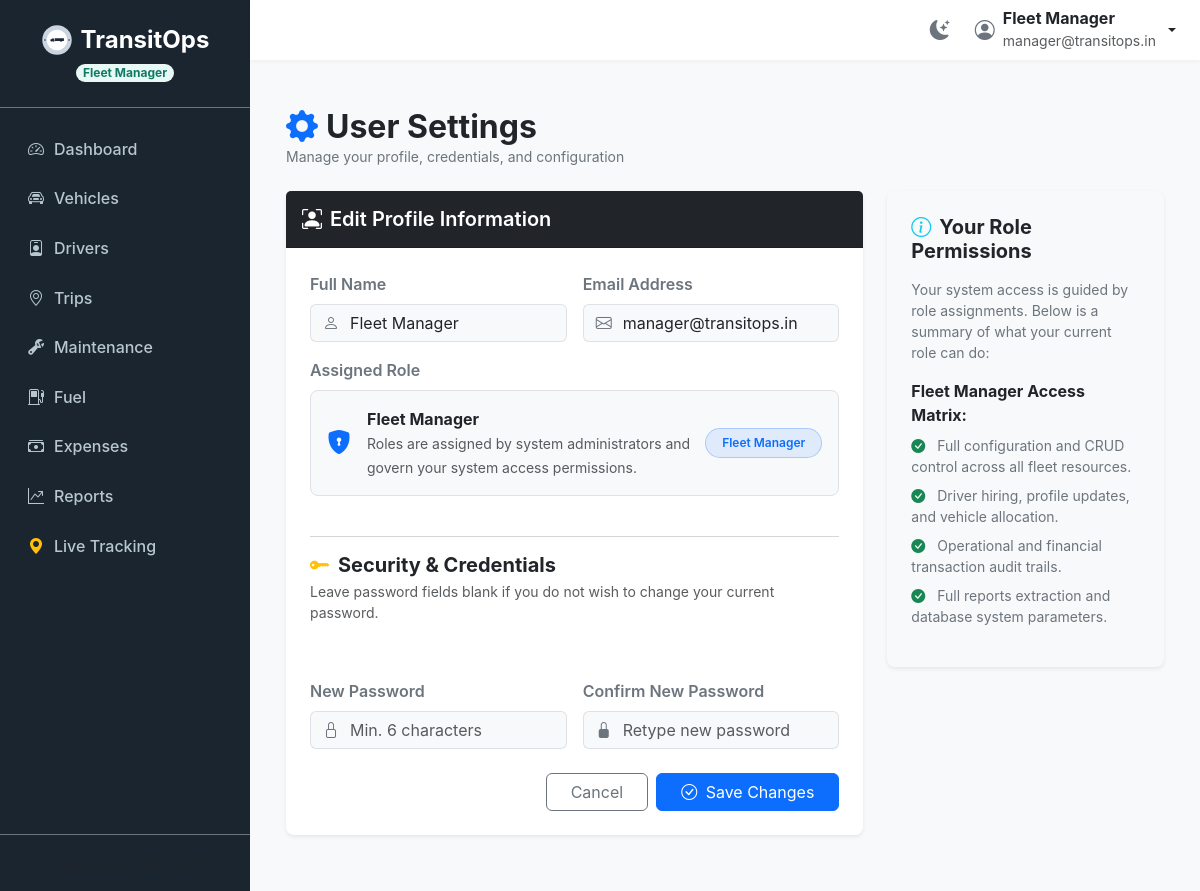
The app's page /settings (signed in) with its own data.
### tables this page shows
CREATE TABLE users (
            id INTEGER PRIMARY KEY AUTOINCREMENT,
            name TEXT NOT NULL,
            email TEXT UNIQUE NOT NULL,
            password TEXT NOT NULL,
            role TEXT NOT NULL
        );

### app.py (the view, shortened to what this page needs)
@app.route('/settings', methods=['GET', 'POST'])
def settings():
    if 'user_id' not in session:
        return redirect(url_for('login'))
    conn = get_db_connection()
    user_id = session['user_id']
    user = conn.execute('SELECT * FROM users WHERE id = ?', (user_id,)).fetchone()
    conn.close()
    return render_template('settings.html', active_page='settings', user=user)

### app.py (called while the page is built, shortened)
@app.before_request
def require_login():
    allowed_routes = ['login', 'static']
    if request.endpoint not in allowed_routes and 'user_id' not in session:
        if request.path.startswith('/api/'):
            return jsonify({'error': 'Unauthorized access.'}), 401
        return redirect(url_for('login'))

@app.context_processor
def inject_driver_trip():
    return {'current_driver_id': None, 'active_trip_id': None}

### database.py (called while the page is built)
def get_db_connection():
    conn = sqlite3.connect(DB_FILE)
    conn.row_factory = sqlite3.Row
    conn.execute('PRAGMA foreign_keys = ON')
    return conn

### templates/settings.html (shortened to what this page needs)
{% extends 'base.html' %}
{% block content %}
<div class="container-fluid py-2">
  <div class="d-flex justify-content-between align-items-center mb-4">
    <div>
      <h2 class="fw-bold text-dark m-0"><i class="bi bi-gear-fill me-2 text-primary"></i>User Settings</h2>
      <p class="text-secondary small m-0">Manage your profile, credentials, and configuration</p>
    </div>
  </div>
  <div class="row">
    <div class="col-lg-8 col-md-12">
      <div class="card border-0 shadow-sm rounded-3 mb-4">
        <div class="card-header bg-dark text-white p-3">
          <h5 class="card-title m-0 fw-semibold"><i class="bi bi-person-bounding-box me-2"></i>Edit Profile Information</h5>
        </div>
        <div class="card-body p-4">
          <form action="/settings" method="POST" id="form-user-settings">
            <div class="row g-3">
              <div class="col-md-6">
                <label for="name" class="form-label fw-semibold text-secondary">Full Name</label>
                <div class="input-group">
                  <span class="input-group-text bg-light border-end-0"><i class="bi bi-person text-secondary"></i></span>
                  <input type="text" class="form-control bg-light border-start-0 ps-0" id="name" name="name" value="{{ user.name }}" required>
                </div>
              </div>
              <div class="col-md-6">
                <label for="email" class="form-label fw-semibold text-secondary">Email Address</label>
                <div class="input-group">
                  <span class="input-group-text bg-light border-end-0"><i class="bi bi-envelope text-secondary"></i></span>
                  <input type="email" class="form-control bg-light border-start-0 ps-0" id="email" name="email" value="{{ user.email }}" required>
                </div>
              </div>
              <div class="col-12">
                <label class="form-label fw-semibold text-secondary">Assigned Role</label>
                <div class="p-3 bg-light border rounded-3 d-flex align-items-center justify-content-between">
                  <div class="d-flex align-items-center gap-3">
                    <i class="bi bi-shield-lock-fill fs-4 text-primary"></i>
                    <div>
                      <div class="fw-bold text-dark">{{ user.role }}</div>
                      <small class="text-muted">Roles are assigned by system administrators and govern your system access permissions.</small>
                    </div>
                  </div>
                  <span class="badge bg-primary bg-opacity-10 text-primary border border-primary border-opacity-25 px-3 py-2 rounded-pill fw-semibold">{{ user.role }}</span>
                </div>
              </div>
              <div class="col-12 my-4">
                <hr class="text-muted opacity-25">
                <h5 class="fw-bold text-dark mb-1"><i class="bi bi-key-fill me-2 text-warning"></i>Security & Credentials</h5>
                <p class="text-muted small">Leave password fields blank if you do not wish to change your current password.</p>
              </div>
              <div class="col-md-6">
                <label for="new_password" class="form-label fw-semibold text-secondary">New Password</label>
                <div class="input-group">
                  <span class="input-group-text bg-light border-end-0"><i class="bi bi-lock text-secondary"></i></span>
                  <input type="password" class="form-control bg-light border-start-0 ps-0" id="new_password" name="new_password" placeholder="Min. 6 characters">
                </div>
              </div>
              <div class="col-md-6">
                <label for="confirm_password" class="form-label fw-semibold text-secondary">Confirm New Password</label>
                <div class="input-group">
                  <span class="input-group-text bg-light border-end-0"><i class="bi bi-lock-fill text-secondary"></i></span>
                  <input type="password" class="form-control bg-light border-start-0 ps-0" id="confirm_password" name="confirm_password" placeholder="Retype new password">
                </div>
              </div>
            </div>
            <div class="d-flex justify-content-end gap-2 mt-4">
              <a href="/" class="btn btn-outline-secondary px-4" id="btn-cancel-settings">Cancel</a>
              <button type="submit" class="btn btn-primary px-4" id="btn-save-settings">
                <i class="bi bi-check-circle me-1"></i> Save Changes
              </button>
            </div>
          </form>
        </div>
      </div>
    </div>
    <div class="col-lg-4 col-md-12">
      <div class="card border-0 shadow-sm rounded-3 mb-4 bg-light text-dark">
        <div class="card-body p-4">
          <h5 class="fw-bold mb-3"><i class="bi bi-info-circle me-2 text-info"></i>Your Role Permissions</h5>
          <p class="text-secondary small">Your system access is guided by role assignments. Below is a summary of what your current role can do:</p>
          <div class="mt-3">
            <span class="fw-bold text-dark">{{ user.role }} Access Matrix:</span>
            <ul class="list-unstyled mt-2 small text-secondary">
              {% if user.role == 'Fleet Manager' %}
                <li class="mb-2"><i class="bi bi-check-circle-fill text-success me-2"></i> Full configuration and CRUD control across all fleet resources.</li>
                <li class="mb-2"><i class="bi bi-check-circle-fill text-success me-2"></i> Driver hiring, profile updates, and vehicle allocation.</li>
                <li class="mb-2"><i class="bi bi-check-circle-fill text-success me-2"></i> Operational and financial transaction audit trails.</li>
                <li class="mb-2"><i class="bi bi-check-circle-fill text-success me-2"></i> Full reports extraction and database system parameters.</li>
              {% endif %}
            </ul>
          </div>
        </div>
      </div>
    </div>
  </div>
</div>
{% endblock %}

### templates/base.html (shortened to what this page needs)
<!doctype html>
<html lang="en">
  <head>
    <link href="https://cdn.jsdelivr.net/npm/bootstrap@5.3.2/dist/css/bootstrap.min.css" rel="stylesheet">
    <link rel="stylesheet" href="https://cdn.jsdelivr.net/npm/bootstrap-icons@1.11.1/font/bootstrap-icons.css">
  </head>
  <body>
    <div class="d-flex flex-grow-1">
      {% if session.get('user_id') %}
      <nav class="sidebar d-flex flex-column" id="sidebar-nav">
        <div class="p-4 text-center border-bottom border-secondary">
          <a href="/" class="text-decoration-none text-white hover-opacity-80" id="logo-redirect-link">
            <h4 class="m-0 fw-bold text-white tracking-tight d-flex align-items-center justify-content-center gap-2">
              <div style="width: 32px; height: 32px; flex-shrink: 0;">
              </div>
              TransitOps
            </h4>
          </a>
          <span class="badge mt-2 role-badge role-{{ session.get('user_role') | replace(' ', '-') }}">
            {{ session.get('user_role') }}
          </span>
        </div>
        <ul class="nav nav-pills flex-column mb-auto py-3">
          <li class="nav-item">
            <a href="/" class="nav-link {% if active_page == 'dashboard' %}active{% endif %}" id="nav-dashboard">
              <i class="bi bi-speedometer2"></i> Dashboard
            </a>
          </li>
          {% if session.get('user_role') in ['Fleet Manager', 'Safety Officer', 'Driver'] %}
          <li class="nav-item">
            <a href="/vehicles" class="nav-link {% if active_page == 'vehicles' %}active{% endif %}" id="nav-vehicles">
              <i class="bi bi-car-front"></i> {% if session.get('user_role') == 'Driver' %}My Vehicle{% else %}Vehicles{% endif %}
            </a>
          </li>
          {% endif %}
          {% if session.get('user_role') in ['Fleet Manager', 'Safety Officer', 'Driver'] %}
          <li class="nav-item">
            <a href="/drivers" class="nav-link {% if active_page == 'drivers' %}active{% endif %}" id="nav-drivers">
              <i class="bi bi-person-badge"></i> {% if session.get('user_role') == 'Driver' %}My Profile{% else %}Drivers{% endif %}
            </a>
          </li>
          {% endif %}
          {% if session.get('user_role') in ['Fleet Manager', 'Driver'] %}
          <li class="nav-item">
            <a href="/trips" class="nav-link {% if active_page == 'trips' %}active{% endif %}" id="nav-trips">
              <i class="bi bi-geo-alt"></i> {% if session.get('user_role') == 'Driver' %}My Trips{% else %}Trips{% endif %}
            </a>
          </li>
          {% endif %}
          {% if session.get('user_role') in ['Fleet Manager', 'Safety Officer'] %}
          <li class="nav-item">
            <a href="/maintenance" class="nav-link {% if active_page == 'maintenance' %}active{% endif %}" id="nav-maintenance">
              <i class="bi bi-wrench-adjustable"></i> Maintenance
            </a>
          </li>
          {% endif %}
          {% if session.get('user_role') in ['Fleet Manager', 'Financial Analyst'] %}
          <li class="nav-item">
            <a href="/fuel" class="nav-link {% if active_page == 'fuel' %}active{% endif %}" id="nav-fuel">
              <i class="bi bi-fuel-pump"></i> Fuel
            </a>
          </li>
          {% endif %}
          {% if session.get('user_role') in ['Fleet Manager', 'Financial Analyst'] %}
          <li class="nav-item">
            <a href="/expenses" class="nav-link {% if active_page == 'expenses' %}active{% endif %}" id="nav-expenses">
              <i class="bi bi-cash-stack"></i> Expenses
            </a>
          </li>
          {% endif %}
          {% if session.get('user_role') in ['Fleet Manager', 'Financial Analyst', 'Safety Officer'] %}
          <li class="nav-item">
            <a href="/reports" class="nav-link {% if active_page == 'reports' %}active{% endif %}" id="nav-reports">
              <i class="bi bi-graph-up-arrow"></i> Reports
            </a>
          </li>
          {% endif %}
          {% if session.get('user_role') == 'Fleet Manager' %}
          <li class="nav-item">
            <a href="/tracking" class="nav-link {% if active_page == 'tracking' %}active{% endif %}" id="nav-tracking">
              <i class="bi bi-geo-alt-fill text-warning"></i> Live Tracking
            </a>
          </li>
          {% endif %}
        </ul>
        <div class="p-3 border-top border-secondary text-center">
          <small class="text-muted">TransitOps v1.0 &copy; 2026</small>
        </div>
      </nav>
      {% endif %}
      <div class="main-content">
        <nav class="navbar navbar-expand navbar-custom navbar-light px-4 py-2">
          <div class="container-fluid p-0">
            <div class="ms-auto d-flex align-items-center gap-3">
              <button id="dark-mode-toggle" class="btn btn-outline-secondary border-0 btn-sm rounded-circle p-2 d-flex align-items-center justify-content-center" title="Toggle Theme" style="width: 38px; height: 38px;">
                <i class="bi bi-moon-stars-fill fs-5" id="dark-mode-icon"></i>
              </button>
              {% if session.get('user_id') %}
                <div class="dropdown">
                  <a class="nav-link dropdown-toggle d-flex align-items-center gap-2" href="#" role="button" data-bs-toggle="dropdown" aria-expanded="false" id="user-profile-dropdown">
                    <i class="bi bi-person-circle fs-5 text-secondary"></i>
                    <div class="text-start d-none d-sm-block">
                      <div class="fw-bold fs-7 lh-sm text-dark">{{ session.get('user_name') }}</div>
                      <small class="text-muted fs-8 lh-sm">{{ session.get('user_email') }}</small>
                    </div>
                  </a>
                </div>
              {% endif %}
            </div>
          </div>
        </nav>
        <main class="p-4 container-fluid flex-grow-1">
          {% block content %}{% endblock %}
        </main>
      </div>
    </div>
  </body>
</html>

### templates/base.html (style rules this page uses)
body { font-family: 'Inter', system-ui, -apple-system, sans-serif; background-color: #f8f9fa; min-height: 100vh; display: flex; flex-direction: column; }
.sidebar { min-width: 250px; max-width: 250px; background-color: #1a252f; color: #ecf0f1; transition: all 0.3s; }
.sidebar .nav-link { color: #b8c7ce; padding: 0.8rem 1.5rem; font-weight: 500; border-left: 4px solid transparent; display: flex; align-items: center; gap: 10px; }
.main-content { flex: 1; display: flex; flex-direction: column; min-width: 0; }
.navbar-custom { background-color: #ffffff; box-shadow: 0 2px 4px rgba(0,0,0,.04); }
.role-badge { font-size: 0.75rem; padding: 0.25em 0.6em; border-radius: 50rem; }
.role-Fleet-Manager { background-color: #e8f8f5; color: #117a65; }

### records on screen
users: get "manager@transitops.in", name "Fleet Manager", email "manager@transitops.in", role "Fleet Manager"

### other values on screen
{{ session.get('user_role') }} "Fleet Manager"
{{ session.get('user_name') }} "Fleet Manager"
